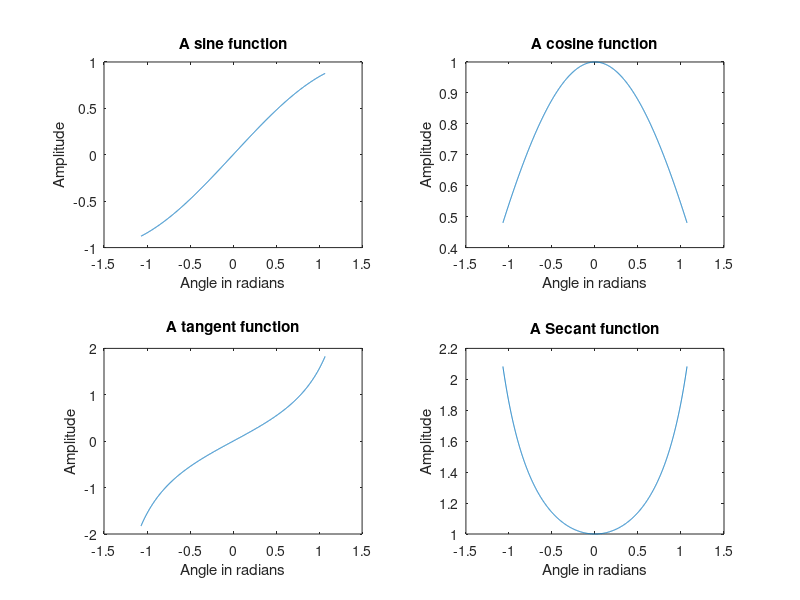

This chart was generated by the following MATLAB code:
%{
x = 0.1:10000;
y = exp(x);
figure(1), semilogy(x,y,'bo')
grid on;


temp = [24 30 60 68 79 85 87 89];
time = 0:5:35
figure(1), bar(time,temp);
title('Engine Temperature graph');
xlabel('Time (secs)')
ylabel('Temperature (degrees)');

theta = 0:pi/50:10*pi;
plot3(sin(theta),cos(theta),theta)
xlabel('sin(theta)')
ylabel('cos(theta)')
zlabel('theta')
grid on
axis square
%}

t = -1.07:0.001:1.07;
figure(1),
title('Square Arrangement');
subplot(2,2,1), plot(t, sin(t))
title('A sine function');
ylabel('Amplitude');
xlabel('Angle in radians');
subplot(2,2,2), plot(t, cos(t))
title('A cosine function');
ylabel('Amplitude');
xlabel('Angle in radians');
subplot(2,2,3), plot(t, tan(t))
title('A tangent function');
ylabel('Amplitude');
xlabel('Angle in radians');
subplot(2,2,4), plot(t, sec(t))
title('A Secant function');
ylabel('Amplitude');
xlabel('Angle in radians');